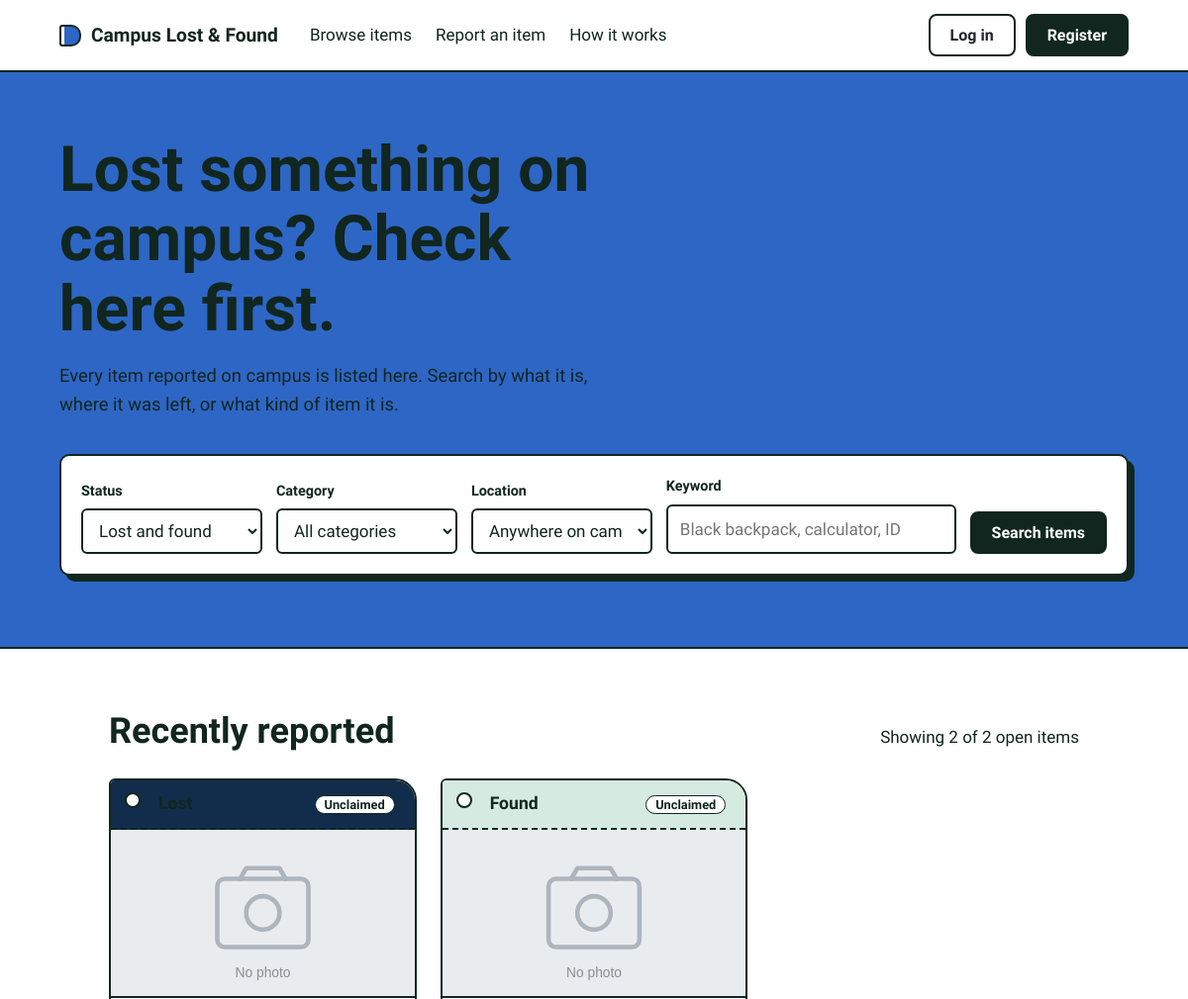
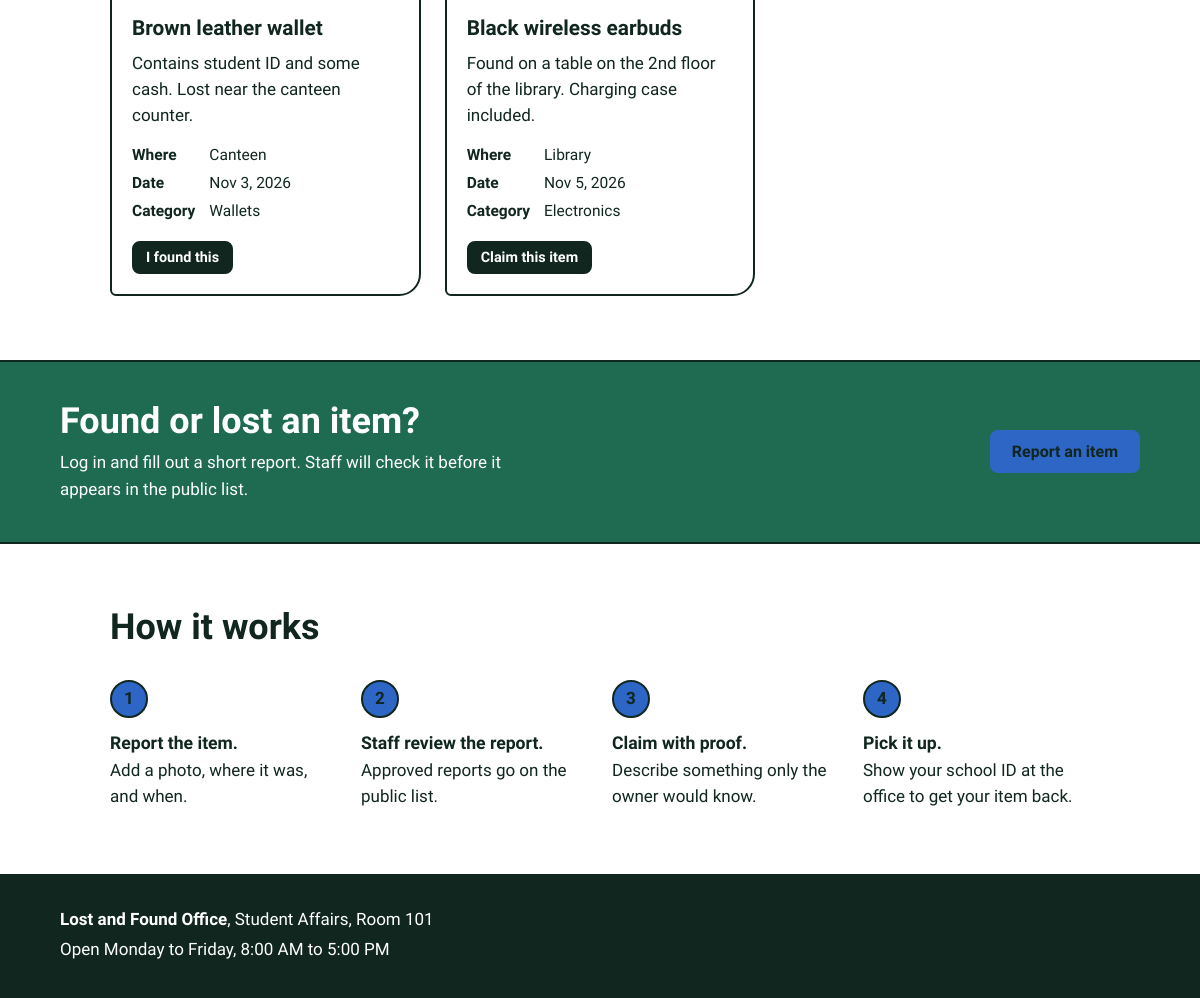
The page / on the database its author committed (2 pictures, top to bottom).
### tables this page shows
CREATE TABLE items (
    item_id         INT UNSIGNED AUTO_INCREMENT PRIMARY KEY,
    reporter_id     INT UNSIGNED NOT NULL,
    category_id     INT UNSIGNED NOT NULL,
    location_id     INT UNSIGNED NOT NULL,
    report_type     ENUM('Lost','Found') NOT NULL,
    item_name       VARCHAR(120) NOT NULL,
    description     TEXT NOT NULL,
    date_happened   DATE NOT NULL,
    photo_path      VARCHAR(255) NULL,
    claim_status    ENUM('Unclaimed','Claimed') NOT NULL DEFAULT 'Unclaimed',
    approval_status ENUM('Pending','Approved','Rejected') NOT NULL DEFAULT 'Pending',
    created_at      TIMESTAMP NOT NULL DEFAULT CURRENT_TIMESTAMP,
    updated_at      TIMESTAMP NOT NULL DEFAULT CURRENT_TIMESTAMP ON UPDATE CURRENT_TIMESTAMP,
    CONSTRAINT fk_items_reporter FOREIGN KEY (reporter_id) REFERENCES users(user_id)
        ON UPDATE CASCADE ON DELETE CASCADE,
    CONSTRAINT fk_items_category FOREIGN KEY (category_id) REFERENCES categories(category_id)
        ON UPDATE CASCADE ON DELETE RESTRICT,
    CONSTRAINT fk_items_location FOREIGN KEY (location_id) REFERENCES locations(location_id)
        ON UPDATE CASCADE ON DELETE RESTRICT,
    INDEX idx_items_filter (report_type, claim_status, approval_status),
    INDEX idx_items_date (date_happened)
);

CREATE TABLE locations (
    location_id   INT UNSIGNED AUTO_INCREMENT PRIMARY KEY,
    location_name VARCHAR(100) NOT NULL UNIQUE
);

CREATE TABLE categories (
    category_id   INT UNSIGNED AUTO_INCREMENT PRIMARY KEY,
    category_name VARCHAR(60) NOT NULL UNIQUE
);

### index.php (the view, shortened to what this page needs)
<?php
require_once __DIR__ . '/includes/header.php';
$openCount = (int)$pdo->query("SELECT COUNT(*) FROM items WHERE approval_status='Approved' AND claim_status='Unclaimed'")->fetchColumn();
$recent = $pdo->query("SELECT i.*, c.category_name, l.location_name
    FROM items i
    JOIN categories c ON c.category_id = i.category_id
    JOIN locations  l ON l.location_id = i.location_id
    WHERE i.approval_status = 'Approved' AND i.claim_status = 'Unclaimed'
    ORDER BY i.created_at DESC LIMIT 6")->fetchAll();
?>
    <section class="hero">
      <div class="wrap">
        <h1>Lost something on campus? Check here first.</h1>
        <p class="lead">Every item reported on campus is listed here. Search by what it is, where it was left, or what kind of item it is.</p>
        <form class="search" action="<?= url('browse.php') ?>" method="get">
          <div class="field">
            <label for="type">Status</label>
            <select id="type" name="type">
              <option value="">Lost and found</option>
            </select>
          </div>
          <div class="field">
            <label for="category">Category</label>
            <select id="category" name="category">
              <option value="">All categories</option>
            </select>
          </div>
          <div class="field">
            <label for="location">Location</label>
            <select id="location" name="location">
              <option value="">Anywhere on campus</option>
            </select>
          </div>
          <div class="field field-wide">
            <label for="q">Keyword</label>
            <input id="q" name="q" type="search" placeholder="Black backpack, calculator, ID">
          </div>
          <button class="btn btn-primary" type="submit">Search items</button>
        </form>
      </div>
    </section>
    <section id="browse" class="section wrap">
      <div class="section-head">
        <h2>Recently reported</h2>
        <p>Showing <?= count($recent) ?> of <?= $openCount ?> open items</p>
      </div>
      <div class="grid">
        <?php foreach ($recent as $it) echo render_item_card($it); ?>
      </div>
    </section>
    <section id="report" class="report">
      <div class="wrap report-inner">
        <div>
          <h2>Found or lost an item?</h2>
          <p>Log in and fill out a short report. Staff will check it before it appears in the public list.</p>
        </div>
        <a class="btn btn-primary" href="<?= url('item_form.php') ?>">Report an item</a>
      </div>
    </section>
    <section id="how" class="section wrap">
      <h2>How it works</h2>
      <ol class="steps">
        <li><strong>Report the item.</strong> Add a photo, where it was, and when.</li>
        <li><strong>Staff review the report.</strong> Approved reports go on the public list.</li>
        <li><strong>Claim with proof.</strong> Describe something only the owner would know.</li>
        <li><strong>Pick it up.</strong> Show your school ID at the office to get your item back.</li>
      </ol>
    </section>
<?php require_once __DIR__ . '/includes/footer.php'; ?>

### includes/functions.php (shortened to what this page needs)
<?php
function e($v): string { return htmlspecialchars((string)$v, ENT_QUOTES, 'UTF-8'); }
function url(string $path = ''): string { return BASE_URL . '/' . ltrim($path, '/'); }
function photo_url(?string $name): string {
    return $name ? url('uploads/' . rawurlencode($name)) : url('assets/img/no-photo.svg');
}
function render_item_card(array $it): string {
    $isFound = $it['report_type'] === 'Found';
    $claimed = $it['claim_status'] === 'Claimed';
    $btn = $claimed ? 'View details' : ($isFound ? 'Claim this item' : 'I found this');
    $desc = mb_strimwidth($it['description'], 0, 90, '...');
    return '<article class="tag ' . ($isFound ? 'tag-found' : 'tag-lost') . '">'
        . '<div class="tag-top">' . e($it['report_type']) . '<span class="tag-status">' . e($it['claim_status']) . '</span></div>'
        . '<img class="tag-photo" src="' . e(photo_url($it['photo_path'])) . '" alt="" loading="lazy">'
        . '<div class="tag-body"><h3>' . e($it['item_name']) . '</h3><p>' . e($desc) . '</p>'
        . '<dl><dt>Where</dt><dd>' . e($it['location_name']) . '</dd>'
        . '<dt>Date</dt><dd>' . e(date('M j, Y', strtotime($it['date_happened']))) . '</dd>'
        . '<dt>Category</dt><dd>' . e($it['category_name']) . '</dd></dl>'
        . '<a class="btn btn-primary btn-small" href="' . e(url('item_view.php?id=' . (int)$it['item_id'])) . '">' . $btn . '</a>'
        . '</div></article>';
}

### rows shown on the page
items: claim_status "Unclaimed", item_name "Brown leather wallet", description "Contains student ID and some cash. Lost near the canteen counter.", location.location_name "Canteen", date_happened "Nov 3, 2026", category.category_name "Wallets", btn "I found this"
items: report_type "Found", claim_status "Unclaimed", item_name "Black wireless earbuds", description "Found on a table on the 2nd floor of the library. Charging case included.", location.location_name "Library", date_happened "Nov 5, 2026", category.category_name "Electronics", btn "Claim this item"

### other values the page prints
count($recent) "2"
$openCount "2"
